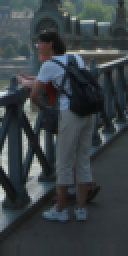
#> input picture Project/DATAIMAGE/positive/crop_000607a.png, 64 x 128 px, found by its file name (shown 2 times larger)
$ python hog.py
#> lines starting #> are read from the running program, lines starting #| are printed output that depends on the picture
import os
import sys
import matplotlib.pyplot as plt
import matplotlib.image as iread
# import tensorflow as tf
from PIL import Image
import time
import numpy as np

# os.environ['TF_CPP_MIN_LOG_LEVEL'] = '2'
cwd = os.getcwd()

# for sliding window for calculating histogram
# stide = 50, incr stands for this
cell = [8, 8]
incr = [8, 8]
bin_num = 8
im_size = [64, 128]


# image path must be wrt current working directory
def create_array(image_path):

    image = Image.open(os.path.join(cwd, image_path)).convert('L')
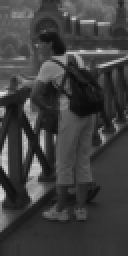
#> image: PIL image 64x128 L (shown 2 times larger); min 10, max 224, mean 63.5
    image_array = np.asarray(image, dtype=float)

    return image_array

# uses a [-1 0 1 kernel]


def create_grad_array(image_array):
    image_array = Image.fromarray(image_array)
#> image_array: PIL image 64x128 F
    if not image_array.size == im_size:
        image_array = image_array.resize(im_size, resample=Image.BICUBIC)

    image_array = np.asarray(image_array, dtype=float)

    # gamma correction
    image_array = (image_array)**2.5
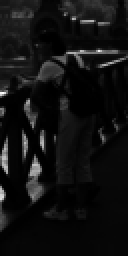
#> image_array: shape (128, 64) float64 (shown 2 times larger); min 316.2, max 750965.6, mean 51509.7; drawn with min black and max white

    # local contrast normalisation
    image_array = (image_array-np.mean(image_array))/np.std(image_array)
    max_h = 128
    max_w = 64

    grad = np.zeros([max_h, max_w])
    mag = np.zeros([max_h, max_w])
    for h, row in enumerate(image_array):
        for w, val in enumerate(row):
            if h-1 >= 0 and w-1 >= 0 and h+1 < max_h and w+1 < max_w:
                dy = image_array[h+1][w]-image_array[h-1][w]
                dx = row[w+1]-row[w-1]+0.0001
                grad[h][w] = np.arctan(dy/dx)*(180/np.pi)
                if grad[h][w] < 0:
                    grad[h][w] += 180
                mag[h][w] = np.sqrt(dy*dy+dx*dx)
#> this loop made 128 passes
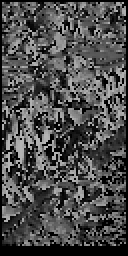
#> grad: shape (128, 64) float64 (shown 2 times larger); min 0, max 179.9, mean 75.6
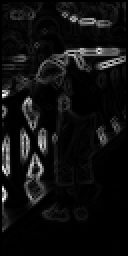
#> mag: shape (128, 64) float64 (shown 2 times larger); min 0, max 8.96, mean 0.574; drawn with min black and max white

    return grad, mag


def write_hog_file(filename, final_array):
    print('Saving '+filename+' ........\n')
    np.savetxt(filename, final_array)


def read_hog_file(filename):
    return np.loadtxt(filename)


def calculate_histogram(array, weights):
    bins_range = (0, 180)
    bins = bin_num
    hist, _ = np.histogram(array, bins=bins, range=bins_range, weights=weights)

    return hist


def create_hog_features(grad_array, mag_array):
    max_h = int(((grad_array.shape[0]-cell[0])/incr[0])+1)
#> max_h = 16
    max_w = int(((grad_array.shape[1]-cell[1])/incr[1])+1)
#> max_w = 8
    print(max_h,max_w)
#| 16 8
    cell_array = []
    w = 0
    h = 0
    i = 0
    j = 0

    # Creating 8X8 cells
    while i < max_h:
        w = 0
        j = 0

        while j < max_w:
            for_hist = grad_array[h:h+cell[0], w:w+cell[1]]
            for_wght = mag_array[h:h+cell[0], w:w+cell[1]]

            val = calculate_histogram(for_hist, for_wght)
            cell_array.append(val)
            j += 1
            w += incr[1]

        i += 1
        h += incr[0]
#> after the loop, cell_array = 128 items; h = 128; i = 16

    cell_array = np.reshape(cell_array, (max_h, max_w, bin_num))
    # normalising blocks of cells
    block = [2, 2]
    # here increment is 1

    max_h = int((max_h-block[0])+1)
#> max_h = 15
    max_w = int((max_w-block[1])+1)
#> max_w = 7
    block_list = []
    w = 0
    h = 0
    i = 0
    j = 0

    while i < max_h:
        w = 0
        j = 0

        while j < max_w:
            for_norm = cell_array[h:h+block[0], w:w+block[1]]
            mag = np.linalg.norm(for_norm)
            arr_list = (for_norm/mag).flatten().tolist()
            block_list += arr_list
            j += 1
            w += 1

        i += 1
        h += 1
#> after the loop, block_list = 3360 values, max 0.986 at index 3137, min 0 at index 61, mean 0.113; h = 15; i = 15

    # returns a vextor array list of 288 elements
    return block_list

# image_array must be an array
# returns a 288 features vector from image array


def apply_hog(image_array):
    gradient, magnitude = create_grad_array(image_array)
    hog_features = create_hog_features(gradient, magnitude)
#> hog_features has the same summary as block_list in create_hog_features
    hog_features = np.asarray(hog_features, dtype=float)
    hog_features = np.expand_dims(hog_features, axis=0)

    return hog_features

# path must be image path
# returns final features array from image_path


def hog_from_path(image_path):
    image_array = create_array(image_path)
    final_array = apply_hog(image_array)

    return final_array

# Creates hog files


def create_hog_file(image_path, save_path):
    image_array = create_array(image_path)
    final_array = apply_hog(image_array)
    write_hog_file(save_path, final_array)


if __name__ == '__main__':
    start = time.time()
    create_hog_file('/home/kiencate/Documents/Tu_Hoc/image-processing/Project/DATAIMAGE/positive/crop_000607a.png', 'logo.txt')
    mg = read_hog_file('logo.txt')
    stop = time.time()
    print(stop - start)
    # print(mg)
    print(mg.shape)
